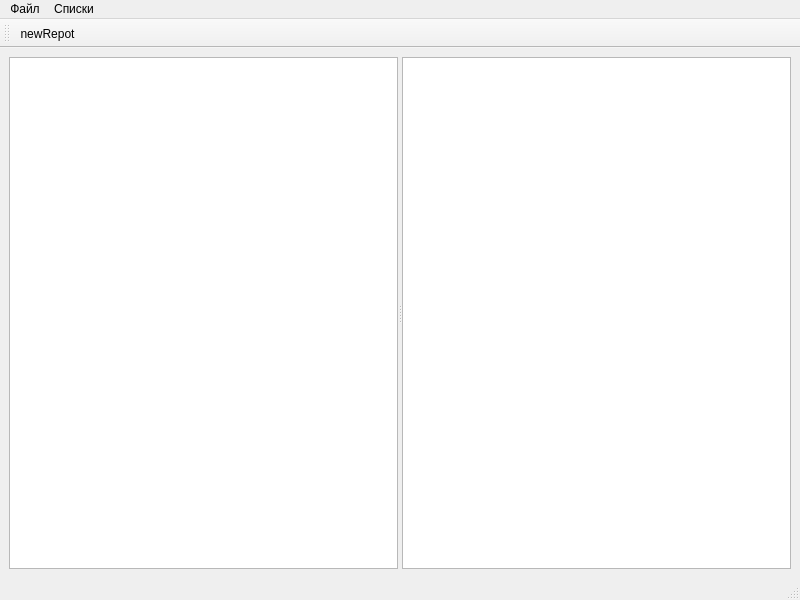
<?xml version="1.0" encoding="UTF-8"?>
<ui version="4.0">
 <class>MainWindow</class>
 <widget class="QMainWindow" name="MainWindow">
  <property name="geometry">
   <rect>
    <x>0</x>
    <y>0</y>
    <width>800</width>
    <height>600</height>
   </rect>
  </property>
  <property name="windowTitle">
   <string>мояРапортичка</string>
  </property>
  <widget class="QWidget" name="centralwidget">
   <layout class="QGridLayout" name="gridLayout">
    <item row="0" column="0">
     <widget class="QSplitter" name="splitter">
      <property name="orientation">
       <enum>Qt::Horizontal</enum>
      </property>
      <property name="opaqueResize">
       <bool>true</bool>
      </property>
      <widget class="QListView" name="listView"/>
      <widget class="QListWidget" name="listWidget"/>
     </widget>
    </item>
   </layout>
  </widget>
  <widget class="QMenuBar" name="menubar">
   <property name="geometry">
    <rect>
     <x>0</x>
     <y>0</y>
     <width>800</width>
     <height>21</height>
    </rect>
   </property>
   <widget class="QMenu" name="menu">
    <property name="title">
     <string>Списки</string>
    </property>
    <addaction name="actionGroups"/>
    <addaction name="actionDisciplines"/>
   </widget>
   <widget class="QMenu" name="menu_2">
    <property name="title">
     <string>Файл</string>
    </property>
    <addaction name="action"/>
   </widget>
   <addaction name="menu_2"/>
   <addaction name="menu"/>
  </widget>
  <widget class="QStatusBar" name="statusbar"/>
  <widget class="QToolBar" name="toolBar">
   <property name="windowTitle">
    <string>Панель инструментов</string>
   </property>
   <attribute name="toolBarArea">
    <enum>TopToolBarArea</enum>
   </attribute>
   <attribute name="toolBarBreak">
    <bool>false</bool>
   </attribute>
   <addaction name="actionNewRepot"/>
  </widget>
  <action name="actionNewRepot">
   <property name="icon">
    <iconset resource="../res/resources.qrc">
     <normaloff>:/icons/icons/new-file.png</normaloff>:/icons/icons/new-file.png</iconset>
   </property>
   <property name="text">
    <string>newRepot</string>
   </property>
   <property name="menuRole">
    <enum>QAction::NoRole</enum>
   </property>
  </action>
  <action name="actionGroups">
   <property name="icon">
    <iconset resource="../res/resources.qrc">
     <normaloff>:/icons/icons/group.png</normaloff>:/icons/icons/group.png</iconset>
   </property>
   <property name="text">
    <string>Группы</string>
   </property>
  </action>
  <action name="actionDisciplines">
   <property name="icon">
    <iconset resource="../res/resources.qrc">
     <normaloff>:/icons/icons/book.png</normaloff>:/icons/icons/book.png</iconset>
   </property>
   <property name="text">
    <string>Дисциплины</string>
   </property>
  </action>
  <action name="action">
   <property name="text">
    <string>Выгрузить базу данных</string>
   </property>
  </action>
 </widget>
 <resources>
  <include location="../res/resources.qrc"/>
 </resources>
 <connections>
  <connection>
   <sender>actionGroups</sender>
   <signal>triggered()</signal>
   <receiver>MainWindow</receiver>
   <slot>onGroupsTriggered()</slot>
   <hints>
    <hint type="sourcelabel">
     <x>-1</x>
     <y>-1</y>
    </hint>
    <hint type="destinationlabel">
     <x>399</x>
     <y>299</y>
    </hint>
   </hints>
  </connection>
  <connection>
   <sender>actionDisciplines</sender>
   <signal>triggered()</signal>
   <receiver>MainWindow</receiver>
   <slot>onDisciplinesTriggered()</slot>
   <hints>
    <hint type="sourcelabel">
     <x>-1</x>
     <y>-1</y>
    </hint>
    <hint type="destinationlabel">
     <x>399</x>
     <y>299</y>
    </hint>
   </hints>
  </connection>
 </connections>
 <slots>
  <slot>onGroupsTriggered()</slot>
  <slot>onDisciplinesTriggered()</slot>
 </slots>
</ui>
